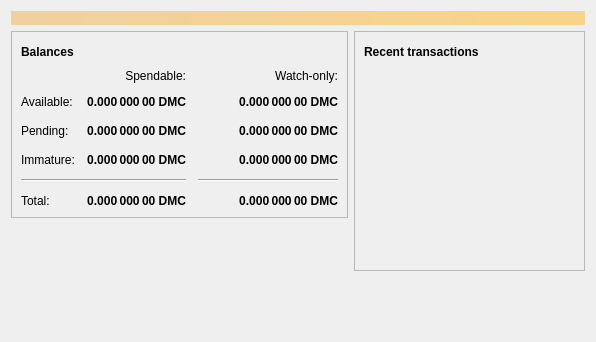
<?xml version="1.0" encoding="UTF-8"?>
<ui version="4.0">
 <class>OverviewPage</class>
 <widget class="QWidget" name="OverviewPage">
  <property name="geometry">
   <rect>
    <x>0</x>
    <y>0</y>
    <width>596</width>
    <height>342</height>
   </rect>
  </property>
  <property name="windowTitle">
   <string>Form</string>
  </property>
  <layout class="QVBoxLayout" name="topLayout">
   <item>
    <widget class="QLabel" name="labelAlerts">
     <property name="visible">
      <bool>false</bool>
     </property>
     <property name="styleSheet">
      <string notr="true">QLabel { background-color: qlineargradient(x1: 0, y1: 0, x2: 1, y2: 0, stop:0 #F0D0A0, stop:1 #F8D488); color:#000000; }</string>
     </property>
     <property name="wordWrap">
      <bool>true</bool>
     </property>
     <property name="margin">
      <number>3</number>
     </property>
     <property name="textInteractionFlags">
      <set>Qt::TextSelectableByMouse</set>
     </property>
    </widget>
   </item>
   <item>
    <layout class="QHBoxLayout" name="horizontalLayout" stretch="1,1">
     <item>
      <layout class="QVBoxLayout" name="verticalLayout_2">
       <item>
        <widget class="QFrame" name="frame">
         <property name="frameShape">
          <enum>QFrame::StyledPanel</enum>
         </property>
         <property name="frameShadow">
          <enum>QFrame::Raised</enum>
         </property>
         <layout class="QVBoxLayout" name="verticalLayout_4">
          <item>
           <layout class="QHBoxLayout" name="horizontalLayout_4">
            <item>
             <widget class="QLabel" name="label_5">
              <property name="font">
               <font>
                <weight>75</weight>
                <bold>true</bold>
               </font>
              </property>
              <property name="text">
               <string>Balances</string>
              </property>
             </widget>
            </item>
            <item>
             <widget class="QPushButton" name="labelWalletStatus">
              <property name="enabled">
               <bool>true</bool>
              </property>
              <property name="maximumSize">
               <size>
                <width>30</width>
                <height>16777215</height>
               </size>
              </property>
              <property name="toolTip">
               <string>The displayed information may be out of date. Your wallet automatically synchronizes with the deMedallocore network after a connection is established, but this process has not completed yet.</string>
              </property>
              <property name="text">
               <string/>
              </property>
              <property name="icon">
               <iconset resource="../bitcoin.qrc">
                <normaloff>:/icons/warning</normaloff>
                <disabledoff>:/icons/warning</disabledoff>:/icons/warning</iconset>
              </property>
              <property name="iconSize">
               <size>
                <width>24</width>
                <height>24</height>
               </size>
              </property>
              <property name="flat">
               <bool>true</bool>
              </property>
             </widget>
            </item>
            <item>
             <spacer name="horizontalSpacer_3">
              <property name="orientation">
               <enum>Qt::Horizontal</enum>
              </property>
              <property name="sizeHint" stdset="0">
               <size>
                <width>40</width>
                <height>20</height>
               </size>
              </property>
             </spacer>
            </item>
           </layout>
          </item>
          <item>
           <layout class="QGridLayout" name="gridLayout">
            <property name="spacing">
             <number>12</number>
            </property>
            <item row="2" column="2">
             <widget class="QLabel" name="labelWatchPending">
              <property name="font">
               <font>
                <weight>75</weight>
                <bold>true</bold>
               </font>
              </property>
              <property name="cursor">
               <cursorShape>IBeamCursor</cursorShape>
              </property>
              <property name="toolTip">
               <string>Unconfirmed transactions to watch-only addresses</string>
              </property>
              <property name="text">
               <string notr="true">0.000 000 00 DMC</string>
              </property>
              <property name="alignment">
               <set>Qt::AlignRight|Qt::AlignTrailing|Qt::AlignVCenter</set>
              </property>
              <property name="textInteractionFlags">
               <set>Qt::LinksAccessibleByMouse|Qt::TextSelectableByKeyboard|Qt::TextSelectableByMouse</set>
              </property>
             </widget>
            </item>
            <item row="2" column="1">
             <widget class="QLabel" name="labelUnconfirmed">
              <property name="font">
               <font>
                <weight>75</weight>
                <bold>true</bold>
               </font>
              </property>
              <property name="cursor">
               <cursorShape>IBeamCursor</cursorShape>
              </property>
              <property name="toolTip">
               <string>Total of transactions that have yet to be confirmed, and do not yet count toward the spendable balance</string>
              </property>
              <property name="text">
               <string notr="true">0.000 000 00 DMC</string>
              </property>
              <property name="alignment">
               <set>Qt::AlignRight|Qt::AlignTrailing|Qt::AlignVCenter</set>
              </property>
              <property name="textInteractionFlags">
               <set>Qt::LinksAccessibleByMouse|Qt::TextSelectableByKeyboard|Qt::TextSelectableByMouse</set>
              </property>
             </widget>
            </item>
            <item row="3" column="2">
             <widget class="QLabel" name="labelWatchImmature">
              <property name="font">
               <font>
                <weight>75</weight>
                <bold>true</bold>
               </font>
              </property>
              <property name="cursor">
               <cursorShape>IBeamCursor</cursorShape>
              </property>
              <property name="toolTip">
               <string>Mined balance in watch-only addresses that has not yet matured</string>
              </property>
              <property name="text">
               <string notr="true">0.000 000 00 DMC</string>
              </property>
              <property name="alignment">
               <set>Qt::AlignRight|Qt::AlignTrailing|Qt::AlignVCenter</set>
              </property>
              <property name="textInteractionFlags">
               <set>Qt::LinksAccessibleByMouse|Qt::TextSelectableByKeyboard|Qt::TextSelectableByMouse</set>
              </property>
             </widget>
            </item>
            <item row="4" column="0" colspan="2">
             <widget class="Line" name="line">
              <property name="orientation">
               <enum>Qt::Horizontal</enum>
              </property>
             </widget>
            </item>
            <item row="4" column="2">
             <widget class="Line" name="lineWatchBalance">
              <property name="sizePolicy">
               <sizepolicy hsizetype="Preferred" vsizetype="Fixed">
                <horstretch>0</horstretch>
                <verstretch>0</verstretch>
               </sizepolicy>
              </property>
              <property name="minimumSize">
               <size>
                <width>140</width>
                <height>0</height>
               </size>
              </property>
              <property name="orientation">
               <enum>Qt::Horizontal</enum>
              </property>
             </widget>
            </item>
            <item row="5" column="0">
             <widget class="QLabel" name="labelTotalText">
              <property name="text">
               <string>Total:</string>
              </property>
             </widget>
            </item>
            <item row="3" column="1">
             <widget class="QLabel" name="labelImmature">
              <property name="font">
               <font>
                <weight>75</weight>
                <bold>true</bold>
               </font>
              </property>
              <property name="cursor">
               <cursorShape>IBeamCursor</cursorShape>
              </property>
              <property name="toolTip">
               <string>Mined balance that has not yet matured</string>
              </property>
              <property name="text">
               <string notr="true">0.000 000 00 DMC</string>
              </property>
              <property name="alignment">
               <set>Qt::AlignRight|Qt::AlignTrailing|Qt::AlignVCenter</set>
              </property>
              <property name="textInteractionFlags">
               <set>Qt::LinksAccessibleByMouse|Qt::TextSelectableByKeyboard|Qt::TextSelectableByMouse</set>
              </property>
             </widget>
            </item>
            <item row="2" column="3">
             <spacer name="horizontalSpacer_2">
              <property name="orientation">
               <enum>Qt::Horizontal</enum>
              </property>
              <property name="sizeHint" stdset="0">
               <size>
                <width>40</width>
                <height>20</height>
               </size>
              </property>
             </spacer>
            </item>
            <item row="3" column="0">
             <widget class="QLabel" name="labelImmatureText">
              <property name="text">
               <string>Immature:</string>
              </property>
             </widget>
            </item>
            <item row="5" column="1">
             <widget class="QLabel" name="labelTotal">
              <property name="font">
               <font>
                <weight>75</weight>
                <bold>true</bold>
               </font>
              </property>
              <property name="cursor">
               <cursorShape>IBeamCursor</cursorShape>
              </property>
              <property name="toolTip">
               <string>Your current total balance</string>
              </property>
              <property name="text">
               <string notr="true">0.000 000 00 DMC</string>
              </property>
              <property name="alignment">
               <set>Qt::AlignRight|Qt::AlignTrailing|Qt::AlignVCenter</set>
              </property>
              <property name="textInteractionFlags">
               <set>Qt::LinksAccessibleByMouse|Qt::TextSelectableByKeyboard|Qt::TextSelectableByMouse</set>
              </property>
             </widget>
            </item>
            <item row="5" column="2">
             <widget class="QLabel" name="labelWatchTotal">
              <property name="font">
               <font>
                <weight>75</weight>
                <bold>true</bold>
               </font>
              </property>
              <property name="cursor">
               <cursorShape>IBeamCursor</cursorShape>
              </property>
              <property name="toolTip">
               <string>Current total balance in watch-only addresses</string>
              </property>
              <property name="text">
               <string notr="true">0.000 000 00 DMC</string>
              </property>
              <property name="alignment">
               <set>Qt::AlignRight|Qt::AlignTrailing|Qt::AlignVCenter</set>
              </property>
              <property name="textInteractionFlags">
               <set>Qt::LinksAccessibleByMouse|Qt::TextSelectableByKeyboard|Qt::TextSelectableByMouse</set>
              </property>
             </widget>
            </item>
            <item row="0" column="2">
             <widget class="QLabel" name="labelWatchonly">
              <property name="text">
               <string>Watch-only:</string>
              </property>
              <property name="alignment">
               <set>Qt::AlignRight|Qt::AlignTrailing|Qt::AlignVCenter</set>
              </property>
             </widget>
            </item>
            <item row="1" column="0">
             <widget class="QLabel" name="labelBalanceText">
              <property name="text">
               <string>Available:</string>
              </property>
             </widget>
            </item>
            <item row="1" column="1">
             <widget class="QLabel" name="labelBalance">
              <property name="font">
               <font>
                <weight>75</weight>
                <bold>true</bold>
               </font>
              </property>
              <property name="cursor">
               <cursorShape>IBeamCursor</cursorShape>
              </property>
              <property name="toolTip">
               <string>Your current spendable balance</string>
              </property>
              <property name="text">
               <string notr="true">0.000 000 00 DMC</string>
              </property>
              <property name="alignment">
               <set>Qt::AlignRight|Qt::AlignTrailing|Qt::AlignVCenter</set>
              </property>
              <property name="textInteractionFlags">
               <set>Qt::LinksAccessibleByMouse|Qt::TextSelectableByKeyboard|Qt::TextSelectableByMouse</set>
              </property>
             </widget>
            </item>
            <item row="1" column="2">
             <widget class="QLabel" name="labelWatchAvailable">
              <property name="font">
               <font>
                <weight>75</weight>
                <bold>true</bold>
               </font>
              </property>
              <property name="cursor">
               <cursorShape>IBeamCursor</cursorShape>
              </property>
              <property name="toolTip">
               <string>Your current balance in watch-only addresses</string>
              </property>
              <property name="text">
               <string notr="true">0.000 000 00 DMC</string>
              </property>
              <property name="alignment">
               <set>Qt::AlignRight|Qt::AlignTrailing|Qt::AlignVCenter</set>
              </property>
              <property name="textInteractionFlags">
               <set>Qt::LinksAccessibleByMouse|Qt::TextSelectableByKeyboard|Qt::TextSelectableByMouse</set>
              </property>
             </widget>
            </item>
            <item row="2" column="0">
             <widget class="QLabel" name="labelPendingText">
              <property name="text">
               <string>Pending:</string>
              </property>
             </widget>
            </item>
            <item row="0" column="1">
             <widget class="QLabel" name="labelSpendable">
              <property name="text">
               <string>Spendable:</string>
              </property>
              <property name="alignment">
               <set>Qt::AlignRight|Qt::AlignTrailing|Qt::AlignVCenter</set>
              </property>
             </widget>
            </item>
           </layout>
          </item>
         </layout>
        </widget>
       </item>
       <item>
        <spacer name="verticalSpacer">
         <property name="orientation">
          <enum>Qt::Vertical</enum>
         </property>
         <property name="sizeHint" stdset="0">
          <size>
           <width>20</width>
           <height>40</height>
          </size>
         </property>
        </spacer>
       </item>
      </layout>
     </item>
     <item>
      <layout class="QVBoxLayout" name="verticalLayout_3">
       <item>
        <widget class="QFrame" name="frame_2">
         <property name="frameShape">
          <enum>QFrame::StyledPanel</enum>
         </property>
         <property name="frameShadow">
          <enum>QFrame::Raised</enum>
         </property>
         <layout class="QVBoxLayout" name="verticalLayout">
          <item>
           <layout class="QHBoxLayout" name="horizontalLayout_2">
            <item>
             <widget class="QLabel" name="label_4">
              <property name="font">
               <font>
                <weight>75</weight>
                <bold>true</bold>
               </font>
              </property>
              <property name="text">
               <string>Recent transactions</string>
              </property>
             </widget>
            </item>
            <item>
             <widget class="QPushButton" name="labelTransactionsStatus">
              <property name="enabled">
               <bool>true</bool>
              </property>
              <property name="maximumSize">
               <size>
                <width>30</width>
                <height>16777215</height>
               </size>
              </property>
              <property name="toolTip">
               <string>The displayed information may be out of date. Your wallet automatically synchronizes with the deMedallocore network after a connection is established, but this process has not completed yet.</string>
              </property>
              <property name="text">
               <string/>
              </property>
              <property name="icon">
               <iconset resource="../bitcoin.qrc">
                <normaloff>:/icons/warning</normaloff>
                <disabledoff>:/icons/warning</disabledoff>:/icons/warning</iconset>
              </property>
              <property name="iconSize">
               <size>
                <width>24</width>
                <height>24</height>
               </size>
              </property>
              <property name="flat">
               <bool>true</bool>
              </property>
             </widget>
            </item>
            <item>
             <spacer name="horizontalSpacer">
              <property name="orientation">
               <enum>Qt::Horizontal</enum>
              </property>
              <property name="sizeHint" stdset="0">
               <size>
                <width>40</width>
                <height>20</height>
               </size>
              </property>
             </spacer>
            </item>
           </layout>
          </item>
          <item>
           <widget class="QListView" name="listTransactions">
            <property name="styleSheet">
             <string notr="true">QListView { background: transparent; }</string>
            </property>
            <property name="frameShape">
             <enum>QFrame::NoFrame</enum>
            </property>
            <property name="verticalScrollBarPolicy">
             <enum>Qt::ScrollBarAlwaysOff</enum>
            </property>
            <property name="horizontalScrollBarPolicy">
             <enum>Qt::ScrollBarAlwaysOff</enum>
            </property>
            <property name="selectionMode">
             <enum>QAbstractItemView::NoSelection</enum>
            </property>
           </widget>
          </item>
         </layout>
        </widget>
       </item>
       <item>
        <spacer name="verticalSpacer_2">
         <property name="orientation">
          <enum>Qt::Vertical</enum>
         </property>
         <property name="sizeHint" stdset="0">
          <size>
           <width>20</width>
           <height>40</height>
          </size>
         </property>
        </spacer>
       </item>
      </layout>
     </item>
    </layout>
   </item>
  </layout>
 </widget>
 <resources/>
 <connections/>
</ui>
